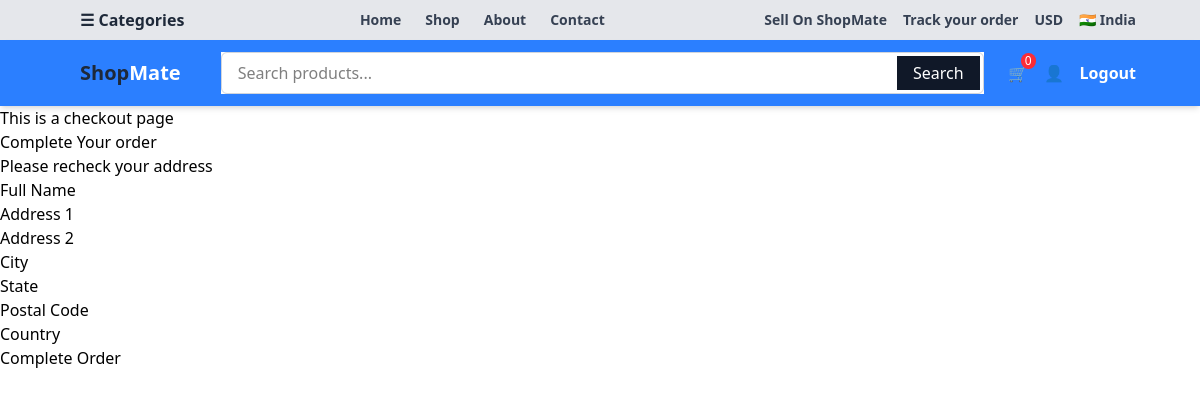
Page /orders/checkout (signed in) on the earlier database version.
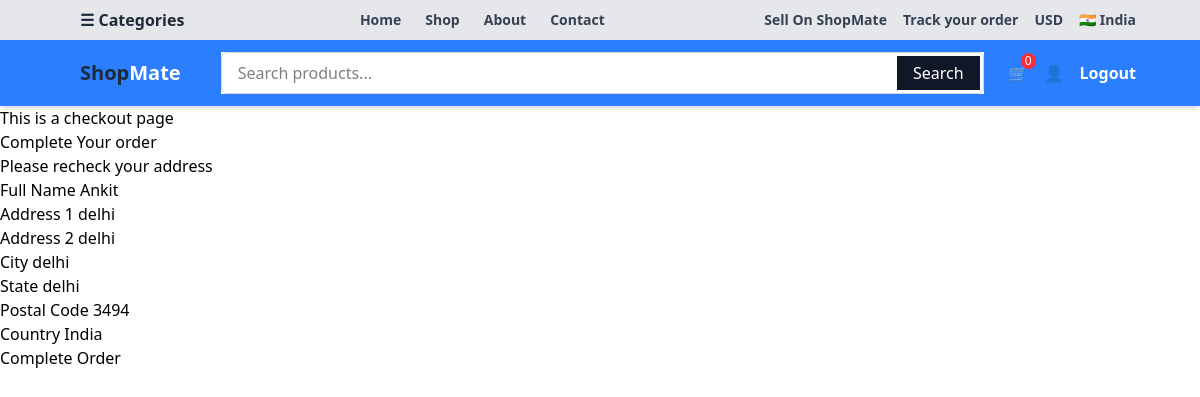
Same page on the later database version.
### orders/models.py (models this page shows)
class Address(models.Model):
    user=models.ForeignKey(User,on_delete=models.CASCADE)
    full_name=models.CharField(max_length=100)
    phone=models.CharField(max_length=20)
    line1=models.CharField(max_length=255)
    line2=models.CharField(max_length=255)
    city=models.CharField(max_length=100)
    state=models.CharField(max_length=100)
    country=models.CharField(max_length=100)
    postal_code=models.CharField(max_length=20)

### orders/views.py (the view)
# urls.py: path('checkout',views.checkout,name='checkout'),
def checkout(request):
    if request.user.is_authenticated:
        try:
            address=Address.objects.get(user=request.user)
            return render(request,'orders/checkout.html',{'address':address})
        except:
            return render(request,'orders/checkout.html')
    else:
        return render(request,'orders/checkout.html')

### cart/cart.py (called while the page is built)
    def __len__(self):
        return sum(int(item['qty']) for item in self.cart.values() if item['qty'])

### cart/context_processors.py (called while the page is built)
def cart(request):
    return {'cart':Cart(request)}

### orders/templates/orders/checkout.html (shortened to what this page needs)
{% extends 'myapp/base.html' %}
{% block body %}
<h1>This is a checkout page</h1>
<form action="">
    <h1>Complete Your order</h1>
    <p>Please recheck your address</p>
    <label for="">Full Name</label>
    <input type="text" value="{{address.full_name}}" id="">
    <div>
        <label for="">Address 1</label>
        <input type="text" value="{{address.line1}}" id="">
    </div>
    <div>
        <label for="">Address 2</label>
        <input type="text" value="{{address.line2}}" id="">
    </div>
    <div>
        <label for="">City</label>
        <input type="text" value="{{address.city}}" id="">
    </div>
    <div>
        <label for="">State</label>
        <input type="text" value="{{address.state}}" id="">
    </div>
    <div>
        <label for="">Postal Code</label>
        <input type="text" value="{{address.postal_code}}" id="">
    </div>
    <div>
        <label for="">Country</label>
        <input type="text" value="{{address.country}}" id="">
    </div>
    <button type="submit">Complete Order</button>
</form>
{% endblock %}

Differences in the rows shown:
added Address: full_name "Ankit", line1 "delhi", line2 "delhi", city "delhi", state "delhi", postal_code "3494", country "India"
